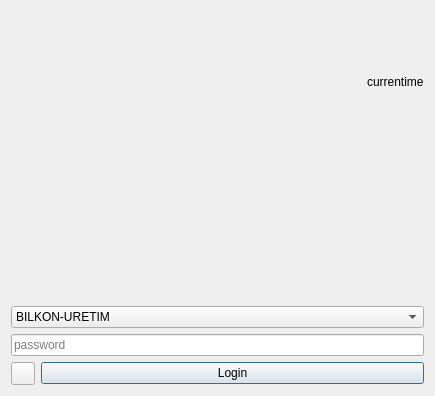
<?xml version="1.0" encoding="UTF-8"?>
<ui version="4.0">
 <class>startup</class>
 <widget class="QDialog" name="startup">
  <property name="geometry">
   <rect>
    <x>0</x>
    <y>0</y>
    <width>435</width>
    <height>396</height>
   </rect>
  </property>
  <property name="windowTitle">
   <string>Dialog</string>
  </property>
  <layout class="QGridLayout" name="gridLayout">
   <item row="0" column="0">
    <layout class="QHBoxLayout" name="horizontalLayout_2">
     <item>
      <spacer name="horizontalSpacer">
       <property name="orientation">
        <enum>Qt::Horizontal</enum>
       </property>
       <property name="sizeHint" stdset="0">
        <size>
         <width>338</width>
         <height>20</height>
        </size>
       </property>
      </spacer>
     </item>
     <item>
      <widget class="QLabel" name="currenttime">
       <property name="text">
        <string>currentime</string>
       </property>
      </widget>
     </item>
    </layout>
   </item>
   <item row="1" column="0">
    <widget class="QLabel" name="image">
     <property name="text">
      <string/>
     </property>
    </widget>
   </item>
   <item row="3" column="0">
    <layout class="QHBoxLayout" name="horizontalLayout">
     <item>
      <widget class="QToolButton" name="toolButton">
       <property name="text">
        <string/>
       </property>
      </widget>
     </item>
     <item>
      <widget class="QPushButton" name="loginbutton">
       <property name="text">
        <string>Login</string>
       </property>
      </widget>
     </item>
    </layout>
   </item>
   <item row="2" column="0">
    <layout class="QVBoxLayout" name="verticalLayout">
     <item>
      <widget class="QComboBox" name="comboBox">
       <item>
        <property name="text">
         <string>BILKON-URETIM</string>
        </property>
       </item>
       <item>
        <property name="text">
         <string>SUPERUSER</string>
        </property>
       </item>
      </widget>
     </item>
     <item>
      <widget class="QLineEdit" name="password">
       <property name="text">
        <string/>
       </property>
       <property name="echoMode">
        <enum>QLineEdit::Password</enum>
       </property>
       <property name="dragEnabled">
        <bool>false</bool>
       </property>
       <property name="placeholderText">
        <string>password</string>
       </property>
      </widget>
     </item>
    </layout>
   </item>
  </layout>
 </widget>
 <resources/>
 <connections/>
</ui>
